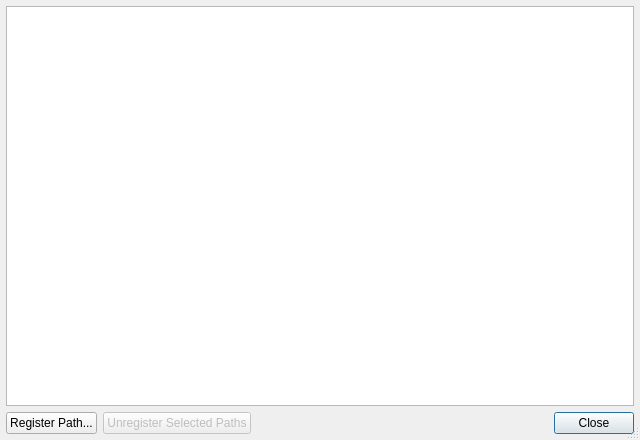
<?xml version="1.0" encoding="UTF-8"?>
<ui version="4.0">
 <class>SearchPathsDialog</class>
 <widget class="QDialog" name="SearchPathsDialog">
  <property name="geometry">
   <rect>
    <x>0</x>
    <y>0</y>
    <width>640</width>
    <height>440</height>
   </rect>
  </property>
  <property name="windowTitle">
   <string>Search Paths</string>
  </property>
  <property name="sizeGripEnabled">
   <bool>true</bool>
  </property>
  <property name="modal">
   <bool>true</bool>
  </property>
  <layout class="QVBoxLayout" name="verticalLayout">
   <property name="spacing">
    <number>6</number>
   </property>
   <property name="leftMargin">
    <number>6</number>
   </property>
   <property name="topMargin">
    <number>6</number>
   </property>
   <property name="rightMargin">
    <number>6</number>
   </property>
   <property name="bottomMargin">
    <number>6</number>
   </property>
   <item>
    <widget class="QTableView" name="tableView">
     <property name="contextMenuPolicy">
      <enum>Qt::CustomContextMenu</enum>
     </property>
     <property name="editTriggers">
      <set>QAbstractItemView::NoEditTriggers</set>
     </property>
     <property name="tabKeyNavigation">
      <bool>false</bool>
     </property>
     <property name="showDropIndicator" stdset="0">
      <bool>true</bool>
     </property>
     <property name="dragEnabled">
      <bool>true</bool>
     </property>
     <property name="dragDropOverwriteMode">
      <bool>false</bool>
     </property>
     <property name="dragDropMode">
      <enum>QAbstractItemView::DragDrop</enum>
     </property>
     <property name="defaultDropAction">
      <enum>Qt::MoveAction</enum>
     </property>
     <property name="selectionMode">
      <enum>QAbstractItemView::ExtendedSelection</enum>
     </property>
     <property name="selectionBehavior">
      <enum>QAbstractItemView::SelectRows</enum>
     </property>
     <property name="textElideMode">
      <enum>Qt::ElideRight</enum>
     </property>
     <property name="wordWrap">
      <bool>false</bool>
     </property>
     <property name="cornerButtonEnabled">
      <bool>false</bool>
     </property>
     <attribute name="horizontalHeaderVisible">
      <bool>false</bool>
     </attribute>
     <attribute name="verticalHeaderVisible">
      <bool>false</bool>
     </attribute>
    </widget>
   </item>
   <item>
    <widget class="QWidget" name="widget" native="true">
     <layout class="QHBoxLayout" name="horizontalLayout">
      <property name="spacing">
       <number>6</number>
      </property>
      <property name="leftMargin">
       <number>0</number>
      </property>
      <property name="topMargin">
       <number>0</number>
      </property>
      <property name="rightMargin">
       <number>0</number>
      </property>
      <property name="bottomMargin">
       <number>0</number>
      </property>
      <item>
       <widget class="QPushButton" name="registerButton">
        <property name="enabled">
         <bool>true</bool>
        </property>
        <property name="text">
         <string>Register Path...</string>
        </property>
        <property name="default">
         <bool>false</bool>
        </property>
       </widget>
      </item>
      <item>
       <widget class="QPushButton" name="unregisterButton">
        <property name="enabled">
         <bool>false</bool>
        </property>
        <property name="text">
         <string>Unregister Selected Paths</string>
        </property>
       </widget>
      </item>
      <item>
       <spacer name="horizontalSpacer">
        <property name="orientation">
         <enum>Qt::Horizontal</enum>
        </property>
        <property name="sizeHint" stdset="0">
         <size>
          <width>342</width>
          <height>20</height>
         </size>
        </property>
       </spacer>
      </item>
      <item>
       <widget class="QPushButton" name="closeButton">
        <property name="text">
         <string>Close</string>
        </property>
        <property name="default">
         <bool>true</bool>
        </property>
       </widget>
      </item>
     </layout>
    </widget>
   </item>
  </layout>
  <action name="actionCopyAbsolutePath"/>
  <action name="actionCopyDirName"/>
  <action name="actionUnregisterSelected">
   <property name="text">
    <string>Unregister selected paths</string>
   </property>
   <property name="shortcut">
    <string notr="true">Del</string>
   </property>
  </action>
 </widget>
 <resources/>
 <connections/>
</ui>
